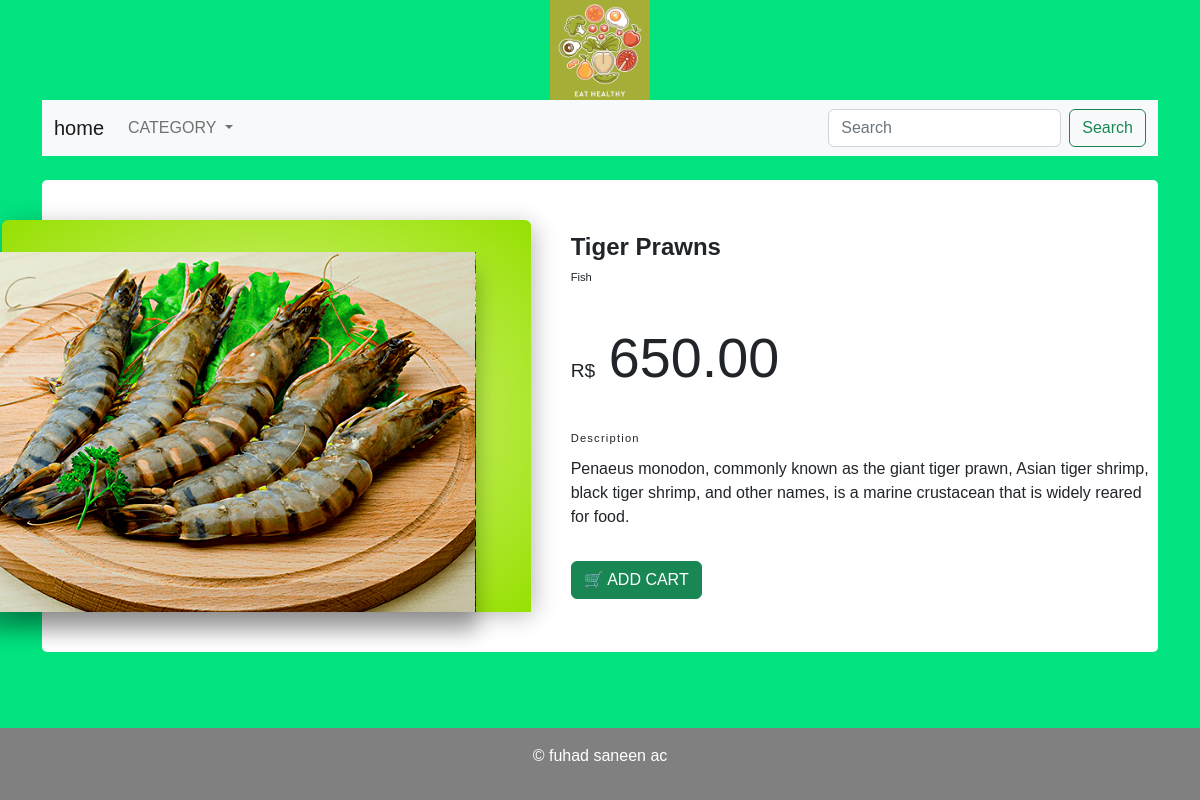
The page /shop/fish/tiger-prawns on the database its author committed.
### shop/models.py (models this page shows, shortened)
class Product(models.Model):
    name=models.CharField(max_length=250,unique=True)
    slug=models.SlugField(max_length=250,unique=True)
    desc=models.CharField(max_length=2500,blank=True)
    price=models.DecimalField(max_digits=10,decimal_places=2)
    category=models.ForeignKey(Category,on_delete=models.CASCADE)
    img=models.ImageField(upload_to='product',blank=True)
    stock=models.IntegerField()
    available=models.BooleanField(default=True)
    created=models.DateTimeField(auto_now_add=True)
    update=models.DateTimeField(auto_now=True)
    class Meta:
        ordering=('name',)
        verbose_name='product'
        verbose_name_plural='products'

class Category(models.Model):
    name=models.CharField(max_length=250,unique=True)
    slug=models.SlugField(max_length=250,unique=True)
    desc=models.CharField(max_length=2500,blank=True)
    img=models.ImageField(upload_to='category',blank=True)
    class Meta:
        ordering=('name',)
        verbose_name='category'
        verbose_name_plural='categories'
    def get_url(self):
        return reverse('shop:product_by_category',args=[self.slug])
    def __str__(self):
        return '{}'.format(self.name)

### shop/views.py (the view)
# urls.py: path('<slug:c_slug>/<slug:product_slug>',views.proDetails,name='proDetails'),
def proDetails(request,product_slug,c_slug):
    try:
        product=Product.objects.get(category__slug=c_slug ,slug=product_slug)
    except Exception as e:
        raise e
    return render(request, 'product.html', {'product': product})

### cart/context_processors.py (called while the page is built)
def counter(request):
    item_count=0
    if 'admin' in request.path:
        return  {}
    else:
        try:
            cart=Cart.objects.filter(cart_id=_cart_id(request))
            car_items=CartItem.objects.all().filter(cart=cart[:1])
            for cart_item in car_items:
                item_count += cart_item.quantity
        except Cart.DoesNotExist:
            item_count=0
    return dict(item_count=item_count)

### cart/views.py (called while the page is built)
def _cart_id(request):
    cart=request.session.session_key
    if not cart:
        cart=request.session.create()
    return cart

### shop/context_processors.py (called while the page is built)
def menu_links(request):
    links=Category.objects.all()
    return dict(links=links)

### templates/product.html (shortened to what this page needs)
{% load static %}
<!DOCTYPE html>
<html lang="en">
<head>
    <link href="{% static 'css/bootstrap.min.css' %}" rel="stylesheet" >
    <link href="{% static 'css/prouduct.css' %}" rel="stylesheet" >
</head>
<body>
<div class="container">
{% include 'header.html' %}
{% include 'navber.html' %}
  <br>
<section class="product">
	<div class="product__photo">
		<div class="photo-container">
			<div class="photo-main">
				<img  src="{{product.img.url}}" alt="{{product.name}}" height="360px" width="530px">
			</div>
		</div>
	</div>
	<div class="product__info">
		<div class="title">
			<h1>{{product.name}}</h1>
			<span>{{product.category}}</span>
		</div>
		<div class="price">
			R$ <span>{{product.price}}</span>
		</div>
		<div class="description">
			<h3>Description</h3>
             <p>{{product.desc}}</p>
		</div>
        {% if product.stock <= 0 %}
        <b>out of stock</b>
        {% else %}
		<a class="btn btn-success" href="{% url 'cart:add_cart' product.id %}" role="button"> 🛒 ADD CART</a>
		{% endif %}
	</div>
</section>
</div>
<br>
{% include 'footer.html' %}
</body>
</html>

### static/css/prouduct.css (style rules this page uses)
* { box-sizing: border-box; }
html, body { height: 100%; }
body { display: grid; grid-template-rows: 1fr; font-family: "Raleway", sans-serif; background-color: #01e37f; }
h3 { font-size: 0.7em; letter-spacing: 1.2px; color: $color-secondary; }
img { max-width: 100%; filter: drop-shadow(1px 1px 3px $color-secondary); }
.product { display: grid; grid-template-columns: 0.9fr 1fr; margin: auto; padding: 2.5em 0; min-width: 600px; background-color: white; border-radius: 5px; }
.product__photo { position: relative; }
.photo-container { position: absolute; left: -2.5em; display: grid; grid-template-rows: 1fr; width: 100%; height: 100%; border-radius: 6px; box-shadow: 4px 4px 25px -2px rgba(0, 0, 0, 0.3); }
.product__info { padding: 0.8em 0; }

### rows shown on the page
Product: img (picture), name "Tiger Prawns", category "Fish", price "650.00", desc "Penaeus monodon, commonly known as the giant tiger prawn, Asian tiger shrimp, black tiger shrimp, and other names, is a marine crustacean that is widely reared for food."
